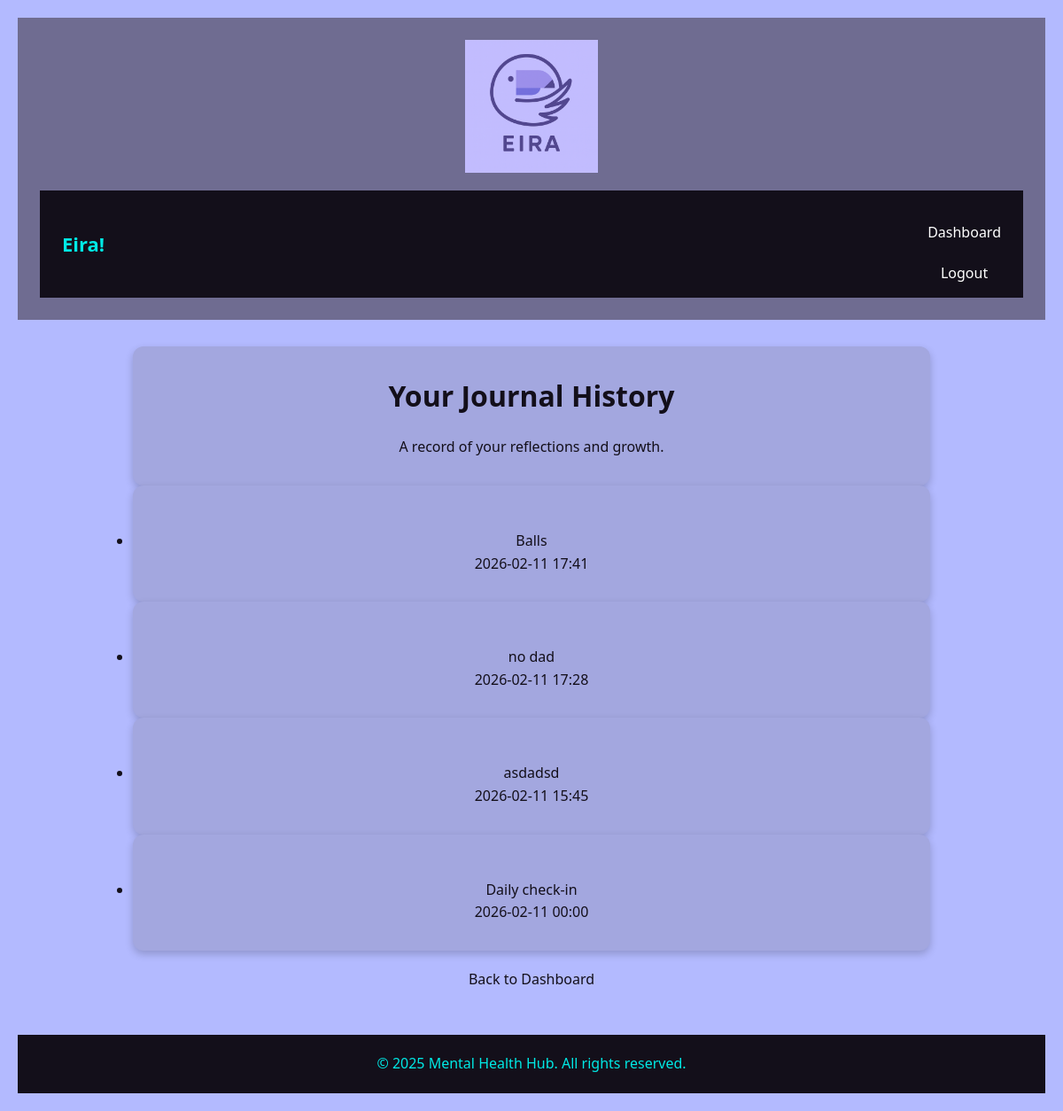
Page /history (signed in) on the earlier database version.
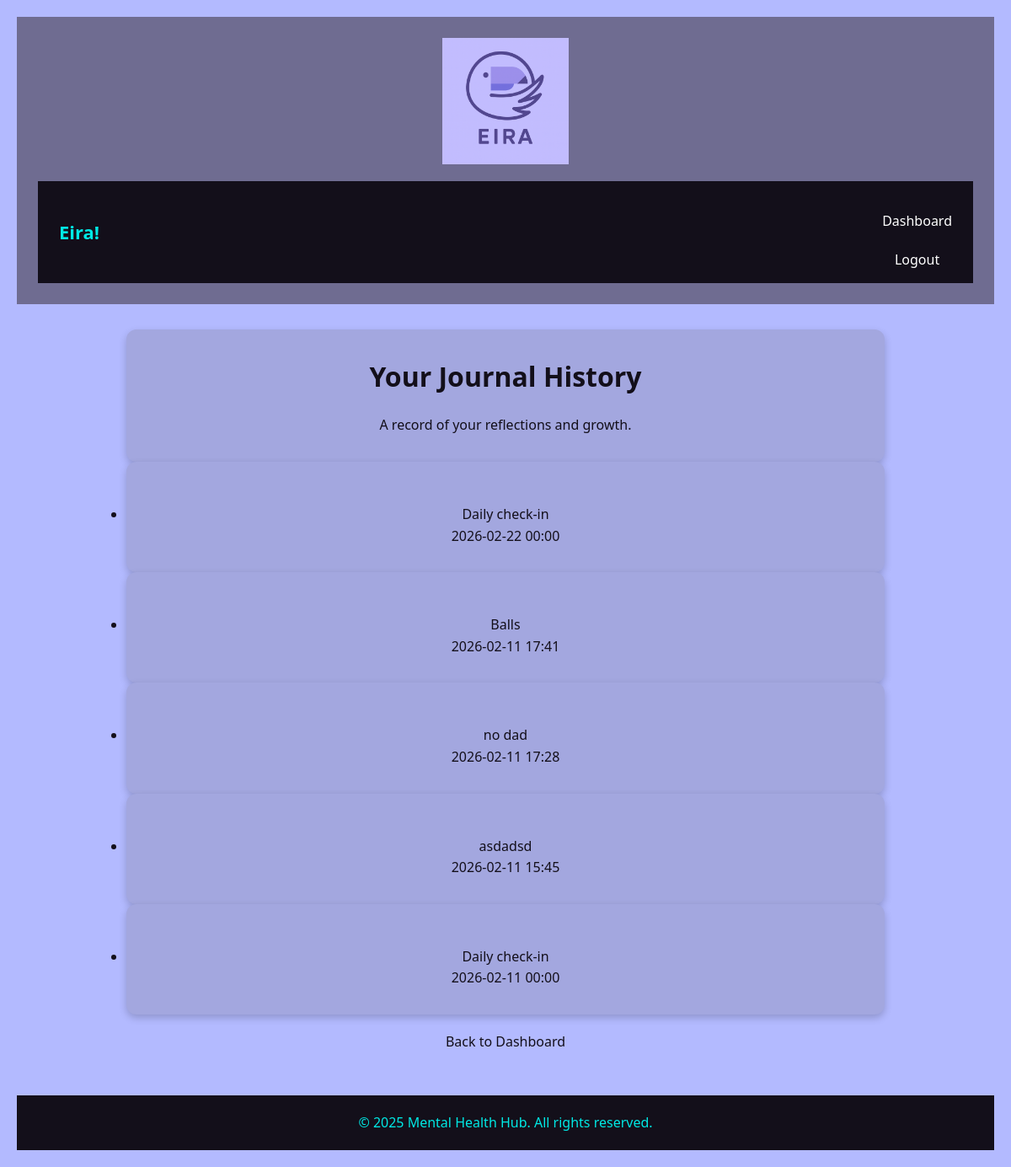
Same page on the later database version.
### tables this page shows
CREATE TABLE Journal (
            id INTEGER PRIMARY KEY AUTOINCREMENT,
            user_username VARCHAR(20) NOT NULL,
            title VARCHAR(100) NOT NULL,
            content TEXT NOT NULL,
            timestamp DATETIME DEFAULT CURRENT_TIMESTAMP,
            sleep_hours FLOAT,
            mood TEXT,
            mood_rating REAL,
            tags TEXT,
            FOREIGN KEY (user_username) REFERENCES User(username) ON DELETE CASCADE
        );

### app.py (the view)
@app.route("/history", methods=["GET"])
def history():
    if not is_logged_in():
        return redirect(url_for("index"))
    username = session["Username"]
    date_filter = request.args.get("timestamp")
    conn = get_db_connection()
    if date_filter:
        sql = """
            SELECT id, title, strftime('%Y-%m-%d %H:%M', timestamp) AS timestamp, mood, mood_rating
            FROM Journal
            WHERE user_username = ? AND strftime('%Y-%m-%d', timestamp) = ?
            ORDER BY timestamp DESC
        """
        entries = conn.execute(sql, (username, date_filter)).fetchall()
        page_title = f"Entries for {date_filter}"
    else:
        sql = """
            SELECT id, title, strftime('%Y-%m-%d %H:%M', timestamp) AS timestamp, mood, mood_rating
            FROM Journal
            WHERE user_username = ?
            ORDER BY timestamp DESC
        """
        entries = conn.execute(sql, (username,)).fetchall()
        page_title = "Your Journal History"
    conn.close()
    return render_template("history.html", entries=entries, page_title=page_title)

### app.py (called while the page is built)
def get_db_connection():
    conn = sqlite3.connect(DATABASE, check_same_thread=False)
    conn.row_factory = sqlite3.Row
    return conn

def is_logged_in():
    return "Username" in session

### templates/history.html (shortened to what this page needs)
<!DOCTYPE html>
<html lang="en">
<head>
    <link rel="stylesheet" href="/static/style.css">
</head>
<body>
    <header>
        <img src="/static/eiralogo.png" alt="Eira Logo" class="logo">
        <nav class="navbar">
            <h1 class="nav-left">Eira!</h1>
            <div>
                <a href="/dashboard">Dashboard</a>
                <a href="/logout">Logout</a>
            </div>
        </nav>
    </header>
    <div class="main-content">
        <section class="intro">
            <h2>Your Journal History</h2>
            <p>A record of your reflections and growth.</p>
        </section>
        <ul class="history-list">
            {% if entries %}
            {% for entry in entries %}
            <li class="intro entry-item">
                <a href="/entry/{{ entry.id }}">{{ entry.title }}</a>
                <span class="date">{{ entry.timestamp }}</span>
            </li>
            {% endfor %}
            {% else %}
            <p style="text-align: center; margin-top: 30px; font-size: 1.2rem; color: #6f6c91;">
                You haven't made any journal entries yet. Time to start!
            </p>
            {% endif %}
        </ul>
        <a href="/dashboard">Back to Dashboard</a>
    </div>
    <footer>
        <p>&copy; 2025 Mental Health Hub. All rights reserved.</p>
    </footer>
</body>
</html>

### static/style.css (style rules this page uses)
* { margin: 0; padding: 0; box-sizing: border-box; }
body { font-family: system-ui, -apple-system, BlinkMacSystemFont, "Segoe UI", Arial, sans-serif; background-color: #B3BAFF; color: #130f1a; line-height: 1.6; padding: 20px; }
.navbar { width: 100%; background: #130f1a; padding: 15px 25px; display: flex; justify-content: space-between; align-items: center; }
.nav-left { color: #00e9e5; font-size: 22px; font-weight: 700; }
.navbar a { color: #fff; text-decoration: none; margin-left: 20px; font-weight: 500; transition: 0.2s ease; }
header { background-color: #6f6c91; color: #fff; text-align: center; padding: 25px; margin-bottom: 30px; }
header h1 { font-size: 2.5rem; }
.intro { background-color: #A3A7DF; color: #130f1a; width: 80%; max-width: 900px; margin: 0 auto; padding: 30px; text-align: center; border-radius: 12px; box-shadow: 0 4px 10px rgba(0,0,0,0.2); }
.intro h2 { font-size: 2rem; margin-bottom: 20px; }
a { display: block; text-align: center; margin-top: 20px; text-decoration: none; color: #130f1a; transition: 0.2s ease; }
footer { text-align: center; margin-top: 50px; padding: 20px; background-color: #130f1a; color: #00e9e5; }
.logo { max-width: 150px; height: auto; display: block; margin: 0 auto 20px auto; }

Differences in the rows shown:
added Journal: title "Daily check-in", timestamp "2026-02-22 00:00"
